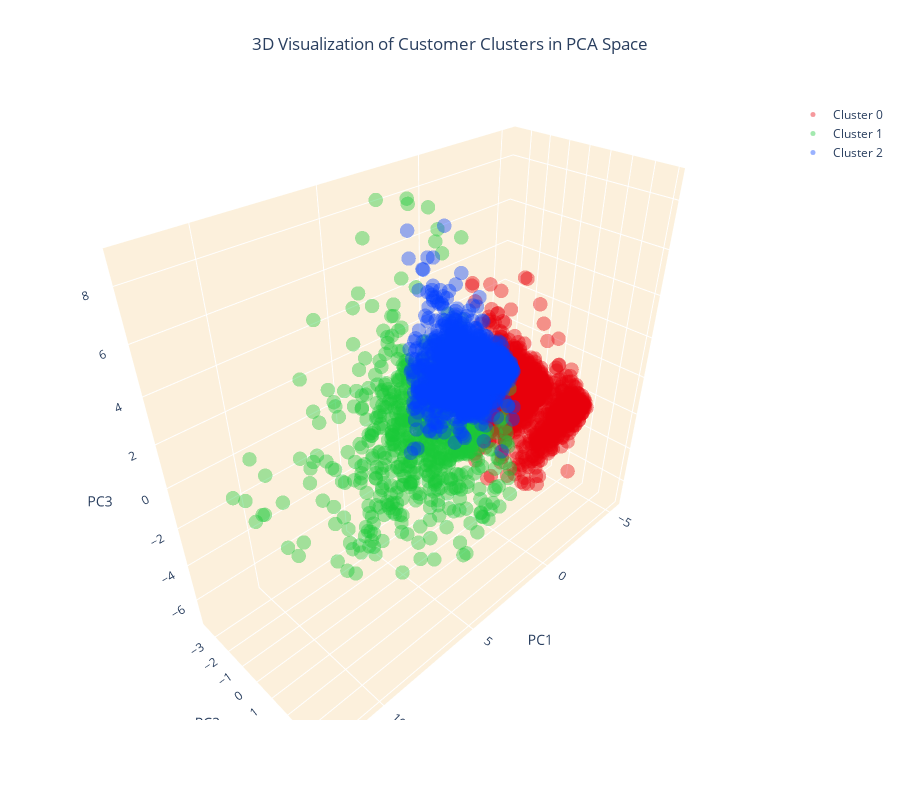

The cell this chart's notebook holds for it:
### Code cell
# Create separate data frames for each cluster
cluster_0 = customer_data_pca[customer_data_pca['cluster'] == 0]
cluster_1 = customer_data_pca[customer_data_pca['cluster'] == 1]
cluster_2 = customer_data_pca[customer_data_pca['cluster'] == 2]

# Create a 3D scatter plot
fig = go.Figure()

# Add data points for each cluster separately and specify the color
fig.add_trace(go.Scatter3d(x=cluster_0['PC1'], y=cluster_0['PC2'], z=cluster_0['PC3'], 
                           mode='markers', marker=dict(color=colors[0], size=5, opacity=0.4), name='Cluster 0'))
fig.add_trace(go.Scatter3d(x=cluster_1['PC1'], y=cluster_1['PC2'], z=cluster_1['PC3'], 
                           mode='markers', marker=dict(color=colors[1], size=5, opacity=0.4), name='Cluster 1'))
fig.add_trace(go.Scatter3d(x=cluster_2['PC1'], y=cluster_2['PC2'], z=cluster_2['PC3'], 
                           mode='markers', marker=dict(color=colors[2], size=5, opacity=0.4), name='Cluster 2'))

# Set the title and layout details
fig.update_layout(
    title=dict(text='3D Visualization of Customer Clusters in PCA Space', x=0.5),
    scene=dict(
        xaxis=dict(backgroundcolor="#fcf0dc", gridcolor='white', title='PC1'),
        yaxis=dict(backgroundcolor="#fcf0dc", gridcolor='white', title='PC2'),
        zaxis=dict(backgroundcolor="#fcf0dc", gridcolor='white', title='PC3'),
    ),
    width=900,
    height=800
)

# Show the plot
fig.show()

### Figure 1 — Plotly figure (JSON) as saved in the notebook; plotly's stock layout.template omitted (floating-point values rounded to 4 significant figures; data arrays with more than 128 entries replaced by an {"elided": "..."} marker saying what was removed)
{"data": [{"marker": {"color": "#e8000b", "opacity": 0.4, "size": 5}, "mode": "markers", "name": "Cluster 0", "type": "scatter3d", "x": {"elided": "1656 float values"}, "y": {"elided": "1656 float values"}, "z": {"elided": "1656 float values"}}, {"marker": {"color": "#1ac938", "opacity": 0.4, "size": 5}, "mode": "markers", "name": "Cluster 1", "type": "scatter3d", "x": {"elided": "734 float values"}, "y": {"elided": "734 float values"}, "z": {"elided": "734 float values"}}, {"marker": {"color": "#023eff", "opacity": 0.4, "size": 5}, "mode": "markers", "name": "Cluster 2", "type": "scatter3d", "x": {"elided": "1677 float values"}, "y": {"elided": "1677 float values"}, "z": {"elided": "1677 float values"}}], "layout": {"height": 800, "scene": {"xaxis": {"backgroundcolor": "#fcf0dc", "gridcolor": "white", "title": {"text": "PC1"}}, "yaxis": {"backgroundcolor": "#fcf0dc", "gridcolor": "white", "title": {"text": "PC2"}}, "zaxis": {"backgroundcolor": "#fcf0dc", "gridcolor": "white", "title": {"text": "PC3"}}}, "title": {"text": "3D Visualization of Customer Clusters in PCA Space", "x": 0.5}, "width": 900}}
